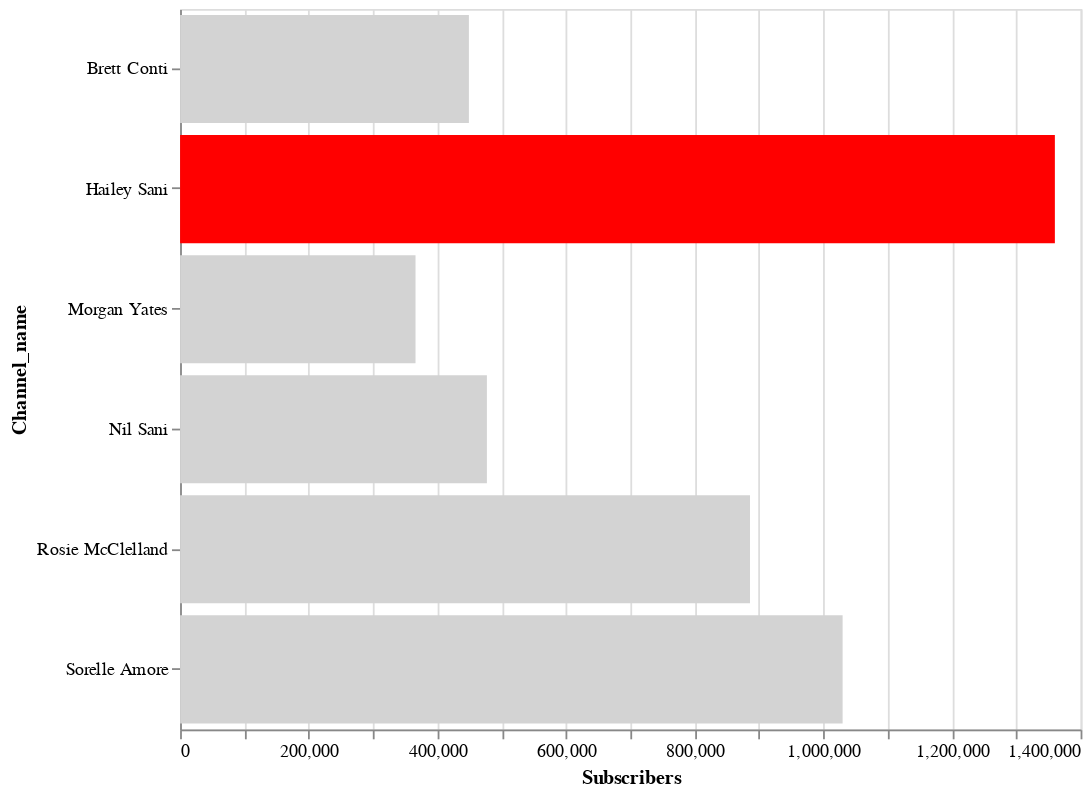

The notebook cell this image was saved under:
### Code cell
alt.Chart(compare_data).mark_bar().encode(
    x='Subscribers',
    y='Channel_name',
    color=alt.condition(
        alt.datum.Channel_name == 'Hailey Sani',  # If the country is "US" this test returns True,
        alt.value('red'),     # highlight a bar with red.
        alt.value('lightgrey')   # And grey for the rest of the bars
)).properties(
        height=400,
        width=500)

### Figure 1 — Vega-Lite specification as saved in the notebook (floating-point values rounded to 4 significant figures)
{"config": {"view": {"continuousWidth": 400, "continuousHeight": 300}}, "data": {"name": "data-7b7146b67f1b6c75ed435471c18925fd"}, "mark": "bar", "encoding": {"color": {"condition": {"value": "red", "test": "(datum.Channel_name === 'Hailey Sani')"}, "value": "lightgrey"}, "x": {"type": "quantitative", "field": "Subscribers"}, "y": {"type": "nominal", "field": "Channel_name"}}, "height": 400, "width": 500, "$schema": "https://vega.github.io/schema/vega-lite/v4.8.1.json", "datasets": {"data-7b7146b67f1b6c75ed435471c18925fd": [{"Channel_name": "Hailey Sani", "Subscribers": 1360000, "Views": 119675825, "Total_videos": 320, "playlist_id": "UUPcTxBaAhAOTLz1HoIN1quw"}, {"Channel_name": "Rosie McClelland", "Subscribers": 886000, "Views": 136041547, "Total_videos": 407, "playlist_id": "UU41yKbcN8t3nooiMckDCTXQ"}, {"Channel_name": "Morgan Yates", "Subscribers": 366000, "Views": 36547566, "Total_videos": 467, "playlist_id": "UU5GU33TiWdq6FI5uoWnW77A"}, {"Channel_name": "Brett Conti", "Subscribers": 449000, "Views": 40927509, "Total_videos": 327, "playlist_id": "UUi4s3kO1-xxCDaw8yX56umw"}, {"Channel_name": "Sorelle Amore", "Subscribers": 1030000, "Views": 59734145, "Total_videos": 263, "playlist_id": "UUkbTTGoBpjX8ogXHCt-aegw"}, {"Channel_name": "Nil Sani", "Subscribers": 477000, "Views": 41148244, "Total_videos": 218, "playlist_id": "UUJYcxoH_Pg7Aa_BTFM5RudQ"}]}}
